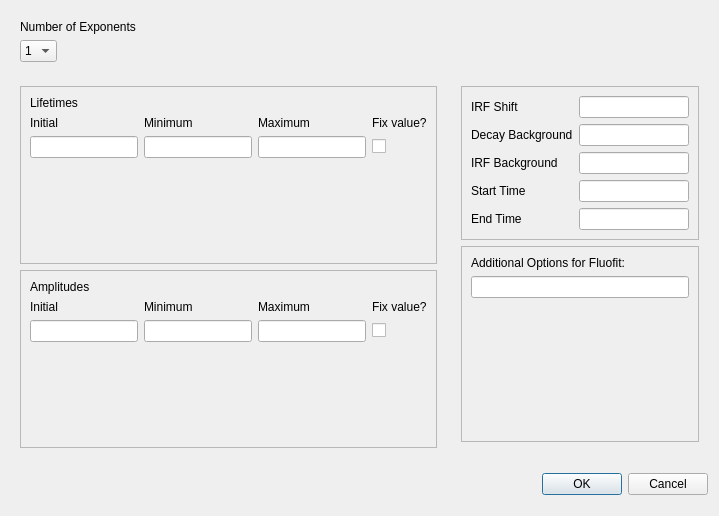
<?xml version="1.0" encoding="UTF-8"?>
<ui version="4.0">
 <class>Dialog</class>
 <widget class="QDialog" name="Dialog">
  <property name="geometry">
   <rect>
    <x>0</x>
    <y>0</y>
    <width>719</width>
    <height>516</height>
   </rect>
  </property>
  <property name="windowTitle">
   <string>Dialog</string>
  </property>
  <layout class="QGridLayout" name="gridLayout_7">
   <item row="1" column="0" rowspan="2" colspan="2">
    <widget class="QFrame" name="frame_4">
     <property name="frameShape">
      <enum>QFrame::NoFrame</enum>
     </property>
     <property name="frameShadow">
      <enum>QFrame::Raised</enum>
     </property>
     <layout class="QVBoxLayout" name="verticalLayout_2">
      <item>
       <widget class="QStackedWidget" name="stackedWidget">
        <property name="frameShape">
         <enum>QFrame::StyledPanel</enum>
        </property>
        <property name="lineWidth">
         <number>1</number>
        </property>
        <property name="midLineWidth">
         <number>1</number>
        </property>
        <property name="currentIndex">
         <number>0</number>
        </property>
        <widget class="QWidget" name="page">
         <layout class="QGridLayout" name="gridLayout">
          <item row="1" column="0">
           <widget class="QLabel" name="label_3">
            <property name="text">
             <string>Initial</string>
            </property>
           </widget>
          </item>
          <item row="0" column="0">
           <widget class="QLabel" name="label_2">
            <property name="text">
             <string>Lifetimes</string>
            </property>
           </widget>
          </item>
          <item row="3" column="1">
           <spacer name="verticalSpacer_2">
            <property name="orientation">
             <enum>Qt::Vertical</enum>
            </property>
            <property name="sizeHint" stdset="0">
             <size>
              <width>20</width>
              <height>40</height>
             </size>
            </property>
           </spacer>
          </item>
          <item row="1" column="1">
           <widget class="QLabel" name="label_4">
            <property name="text">
             <string>Minimum</string>
            </property>
           </widget>
          </item>
          <item row="2" column="1">
           <widget class="QLineEdit" name="lineEdit_2"/>
          </item>
          <item row="1" column="3">
           <widget class="QLabel" name="label_6">
            <property name="text">
             <string>Fix value?</string>
            </property>
           </widget>
          </item>
          <item row="2" column="0">
           <widget class="QLineEdit" name="lineEdit"/>
          </item>
          <item row="2" column="2">
           <widget class="QLineEdit" name="lineEdit_3"/>
          </item>
          <item row="1" column="2">
           <widget class="QLabel" name="label_5">
            <property name="text">
             <string>Maximum</string>
            </property>
           </widget>
          </item>
          <item row="2" column="3">
           <widget class="QCheckBox" name="checkBox">
            <property name="text">
             <string/>
            </property>
           </widget>
          </item>
         </layout>
        </widget>
        <widget class="QWidget" name="page_2">
         <layout class="QGridLayout" name="gridLayout_3">
          <item row="3" column="4">
           <widget class="QLineEdit" name="lineEdit_9"/>
          </item>
          <item row="3" column="5">
           <widget class="QCheckBox" name="checkBox_3">
            <property name="text">
             <string/>
            </property>
           </widget>
          </item>
          <item row="2" column="5">
           <widget class="QCheckBox" name="checkBox_2">
            <property name="text">
             <string/>
            </property>
           </widget>
          </item>
          <item row="2" column="1">
           <widget class="QLineEdit" name="lineEdit_5"/>
          </item>
          <item row="3" column="1">
           <widget class="QLineEdit" name="lineEdit_8"/>
          </item>
          <item row="1" column="5">
           <widget class="QLabel" name="label_10">
            <property name="text">
             <string>Fix value?</string>
            </property>
           </widget>
          </item>
          <item row="1" column="0">
           <widget class="QLabel" name="label_9">
            <property name="text">
             <string>Initial</string>
            </property>
           </widget>
          </item>
          <item row="3" column="0">
           <widget class="QLineEdit" name="lineEdit_7"/>
          </item>
          <item row="1" column="4">
           <widget class="QLabel" name="label_8">
            <property name="text">
             <string>Maximum</string>
            </property>
           </widget>
          </item>
          <item row="0" column="0">
           <widget class="QLabel" name="label_11">
            <property name="text">
             <string>Lifetimes</string>
            </property>
           </widget>
          </item>
          <item row="2" column="0">
           <widget class="QLineEdit" name="lineEdit_4"/>
          </item>
          <item row="2" column="4">
           <widget class="QLineEdit" name="lineEdit_6"/>
          </item>
          <item row="1" column="1">
           <widget class="QLabel" name="label_7">
            <property name="text">
             <string>Minimum</string>
            </property>
           </widget>
          </item>
          <item row="4" column="1">
           <spacer name="verticalSpacer_5">
            <property name="orientation">
             <enum>Qt::Vertical</enum>
            </property>
            <property name="sizeHint" stdset="0">
             <size>
              <width>20</width>
              <height>40</height>
             </size>
            </property>
           </spacer>
          </item>
         </layout>
        </widget>
        <widget class="QWidget" name="page_3">
         <layout class="QGridLayout" name="gridLayout_4">
          <item row="3" column="1">
           <widget class="QLineEdit" name="lineEdit_11"/>
          </item>
          <item row="3" column="3">
           <widget class="QCheckBox" name="checkBox_4">
            <property name="text">
             <string/>
            </property>
           </widget>
          </item>
          <item row="4" column="3">
           <widget class="QCheckBox" name="checkBox_6">
            <property name="text">
             <string/>
            </property>
           </widget>
          </item>
          <item row="1" column="3">
           <widget class="QLabel" name="label_15">
            <property name="text">
             <string>Fix value?</string>
            </property>
           </widget>
          </item>
          <item row="4" column="0">
           <widget class="QLineEdit" name="lineEdit_16"/>
          </item>
          <item row="4" column="1">
           <widget class="QLineEdit" name="lineEdit_17"/>
          </item>
          <item row="1" column="2">
           <widget class="QLabel" name="label_13">
            <property name="text">
             <string>Maximum</string>
            </property>
           </widget>
          </item>
          <item row="0" column="0">
           <widget class="QLabel" name="label_16">
            <property name="text">
             <string>Lifetimes</string>
            </property>
           </widget>
          </item>
          <item row="2" column="1">
           <widget class="QLineEdit" name="lineEdit_12"/>
          </item>
          <item row="2" column="3">
           <widget class="QCheckBox" name="checkBox_5">
            <property name="text">
             <string/>
            </property>
           </widget>
          </item>
          <item row="1" column="1">
           <widget class="QLabel" name="label_12">
            <property name="text">
             <string>Minimum</string>
            </property>
           </widget>
          </item>
          <item row="2" column="2">
           <widget class="QLineEdit" name="lineEdit_10"/>
          </item>
          <item row="4" column="2">
           <widget class="QLineEdit" name="lineEdit_18"/>
          </item>
          <item row="1" column="0">
           <widget class="QLabel" name="label_14">
            <property name="text">
             <string>Initial</string>
            </property>
           </widget>
          </item>
          <item row="3" column="2">
           <widget class="QLineEdit" name="lineEdit_14"/>
          </item>
          <item row="2" column="0">
           <widget class="QLineEdit" name="lineEdit_13"/>
          </item>
          <item row="3" column="0">
           <widget class="QLineEdit" name="lineEdit_15"/>
          </item>
          <item row="5" column="2">
           <spacer name="verticalSpacer_6">
            <property name="orientation">
             <enum>Qt::Vertical</enum>
            </property>
            <property name="sizeHint" stdset="0">
             <size>
              <width>20</width>
              <height>40</height>
             </size>
            </property>
           </spacer>
          </item>
         </layout>
        </widget>
       </widget>
      </item>
      <item>
       <widget class="QStackedWidget" name="stackedWidget_2">
        <property name="frameShape">
         <enum>QFrame::StyledPanel</enum>
        </property>
        <property name="currentIndex">
         <number>0</number>
        </property>
        <widget class="QWidget" name="page_4">
         <layout class="QGridLayout" name="gridLayout_2">
          <item row="2" column="1">
           <widget class="QLineEdit" name="lineEdit_20"/>
          </item>
          <item row="2" column="3">
           <widget class="QCheckBox" name="checkBox_7">
            <property name="text">
             <string/>
            </property>
           </widget>
          </item>
          <item row="1" column="3">
           <widget class="QLabel" name="label_20">
            <property name="text">
             <string>Fix value?</string>
            </property>
           </widget>
          </item>
          <item row="0" column="0">
           <widget class="QLabel" name="label_18">
            <property name="text">
             <string>Amplitudes</string>
            </property>
           </widget>
          </item>
          <item row="2" column="0">
           <widget class="QLineEdit" name="lineEdit_19"/>
          </item>
          <item row="1" column="2">
           <widget class="QLabel" name="label_21">
            <property name="text">
             <string>Maximum</string>
            </property>
           </widget>
          </item>
          <item row="1" column="0">
           <widget class="QLabel" name="label_17">
            <property name="text">
             <string>Initial</string>
            </property>
           </widget>
          </item>
          <item row="2" column="2">
           <widget class="QLineEdit" name="lineEdit_21"/>
          </item>
          <item row="1" column="1">
           <widget class="QLabel" name="label_19">
            <property name="text">
             <string>Minimum</string>
            </property>
           </widget>
          </item>
          <item row="3" column="1">
           <spacer name="verticalSpacer_3">
            <property name="orientation">
             <enum>Qt::Vertical</enum>
            </property>
            <property name="sizeHint" stdset="0">
             <size>
              <width>20</width>
              <height>40</height>
             </size>
            </property>
           </spacer>
          </item>
         </layout>
        </widget>
        <widget class="QWidget" name="page_5">
         <layout class="QGridLayout" name="gridLayout_5">
          <item row="1" column="5">
           <widget class="QLabel" name="label_22">
            <property name="text">
             <string>Fix value?</string>
            </property>
           </widget>
          </item>
          <item row="3" column="0">
           <widget class="QLineEdit" name="lineEdit_25"/>
          </item>
          <item row="1" column="4">
           <widget class="QLabel" name="label_24">
            <property name="text">
             <string>Maximum</string>
            </property>
           </widget>
          </item>
          <item row="0" column="0">
           <widget class="QLabel" name="label_25">
            <property name="text">
             <string>Amplitudes</string>
            </property>
           </widget>
          </item>
          <item row="3" column="5">
           <widget class="QCheckBox" name="checkBox_8">
            <property name="text">
             <string/>
            </property>
           </widget>
          </item>
          <item row="2" column="4">
           <widget class="QLineEdit" name="lineEdit_27"/>
          </item>
          <item row="2" column="0">
           <widget class="QLineEdit" name="lineEdit_26"/>
          </item>
          <item row="3" column="4">
           <widget class="QLineEdit" name="lineEdit_22"/>
          </item>
          <item row="3" column="1">
           <widget class="QLineEdit" name="lineEdit_24"/>
          </item>
          <item row="1" column="1">
           <widget class="QLabel" name="label_26">
            <property name="text">
             <string>Minimum</string>
            </property>
           </widget>
          </item>
          <item row="2" column="5">
           <widget class="QCheckBox" name="checkBox_9">
            <property name="text">
             <string/>
            </property>
           </widget>
          </item>
          <item row="2" column="1">
           <widget class="QLineEdit" name="lineEdit_23"/>
          </item>
          <item row="1" column="0">
           <widget class="QLabel" name="label_23">
            <property name="text">
             <string>Initial</string>
            </property>
           </widget>
          </item>
          <item row="4" column="1">
           <spacer name="verticalSpacer_4">
            <property name="orientation">
             <enum>Qt::Vertical</enum>
            </property>
            <property name="sizeHint" stdset="0">
             <size>
              <width>20</width>
              <height>40</height>
             </size>
            </property>
           </spacer>
          </item>
         </layout>
        </widget>
        <widget class="QWidget" name="page_6">
         <layout class="QGridLayout" name="gridLayout_6">
          <item row="3" column="0">
           <widget class="QLineEdit" name="lineEdit_29"/>
          </item>
          <item row="1" column="0">
           <widget class="QLabel" name="label_28">
            <property name="text">
             <string>Initial</string>
            </property>
           </widget>
          </item>
          <item row="1" column="1">
           <widget class="QLabel" name="label_29">
            <property name="text">
             <string>Minimum</string>
            </property>
           </widget>
          </item>
          <item row="3" column="2">
           <widget class="QLineEdit" name="lineEdit_33"/>
          </item>
          <item row="4" column="0">
           <widget class="QLineEdit" name="lineEdit_34"/>
          </item>
          <item row="2" column="2">
           <widget class="QLineEdit" name="lineEdit_32"/>
          </item>
          <item row="1" column="3">
           <widget class="QLabel" name="label_31">
            <property name="text">
             <string>Fix value?</string>
            </property>
           </widget>
          </item>
          <item row="4" column="2">
           <widget class="QLineEdit" name="lineEdit_36"/>
          </item>
          <item row="3" column="1">
           <widget class="QLineEdit" name="lineEdit_31"/>
          </item>
          <item row="4" column="1">
           <widget class="QLineEdit" name="lineEdit_35"/>
          </item>
          <item row="2" column="3">
           <widget class="QCheckBox" name="checkBox_10">
            <property name="text">
             <string/>
            </property>
           </widget>
          </item>
          <item row="3" column="3">
           <widget class="QCheckBox" name="checkBox_11">
            <property name="text">
             <string/>
            </property>
           </widget>
          </item>
          <item row="2" column="0">
           <widget class="QLineEdit" name="lineEdit_28"/>
          </item>
          <item row="4" column="3">
           <widget class="QCheckBox" name="checkBox_12">
            <property name="text">
             <string/>
            </property>
           </widget>
          </item>
          <item row="0" column="0">
           <widget class="QLabel" name="label_27">
            <property name="text">
             <string>Amplitudes</string>
            </property>
           </widget>
          </item>
          <item row="1" column="2">
           <widget class="QLabel" name="label_30">
            <property name="text">
             <string>Maximum</string>
            </property>
           </widget>
          </item>
          <item row="2" column="1">
           <widget class="QLineEdit" name="lineEdit_30"/>
          </item>
          <item row="5" column="1">
           <spacer name="verticalSpacer_7">
            <property name="orientation">
             <enum>Qt::Vertical</enum>
            </property>
            <property name="sizeHint" stdset="0">
             <size>
              <width>20</width>
              <height>40</height>
             </size>
            </property>
           </spacer>
          </item>
         </layout>
        </widget>
       </widget>
      </item>
     </layout>
    </widget>
   </item>
   <item row="3" column="2">
    <widget class="QDialogButtonBox" name="buttonBox">
     <property name="orientation">
      <enum>Qt::Horizontal</enum>
     </property>
     <property name="standardButtons">
      <set>QDialogButtonBox::Cancel|QDialogButtonBox::Ok</set>
     </property>
    </widget>
   </item>
   <item row="3" column="0">
    <spacer name="verticalSpacer_8">
     <property name="orientation">
      <enum>Qt::Vertical</enum>
     </property>
     <property name="sizeHint" stdset="0">
      <size>
       <width>20</width>
       <height>40</height>
      </size>
     </property>
    </spacer>
   </item>
   <item row="0" column="0">
    <widget class="QFrame" name="frame_3">
     <property name="frameShape">
      <enum>QFrame::NoFrame</enum>
     </property>
     <property name="frameShadow">
      <enum>QFrame::Raised</enum>
     </property>
     <property name="lineWidth">
      <number>0</number>
     </property>
     <layout class="QFormLayout" name="formLayout_2">
      <item row="0" column="0">
       <widget class="QLabel" name="label">
        <property name="text">
         <string>Number of Exponents</string>
        </property>
       </widget>
      </item>
      <item row="1" column="0">
       <widget class="QComboBox" name="comboBox">
        <item>
         <property name="text">
          <string>1</string>
         </property>
        </item>
        <item>
         <property name="text">
          <string>2</string>
         </property>
        </item>
        <item>
         <property name="text">
          <string>3</string>
         </property>
        </item>
       </widget>
      </item>
     </layout>
    </widget>
   </item>
   <item row="1" column="2">
    <widget class="QFrame" name="frame_5">
     <property name="frameShape">
      <enum>QFrame::NoFrame</enum>
     </property>
     <property name="frameShadow">
      <enum>QFrame::Raised</enum>
     </property>
     <layout class="QVBoxLayout" name="verticalLayout_3">
      <item>
       <widget class="QFrame" name="frame">
        <property name="frameShape">
         <enum>QFrame::StyledPanel</enum>
        </property>
        <property name="frameShadow">
         <enum>QFrame::Raised</enum>
        </property>
        <layout class="QFormLayout" name="formLayout">
         <item row="0" column="0">
          <widget class="QLabel" name="label_32">
           <property name="text">
            <string>IRF Shift</string>
           </property>
          </widget>
         </item>
         <item row="0" column="1">
          <widget class="QLineEdit" name="lineEdit_37"/>
         </item>
         <item row="1" column="0">
          <widget class="QLabel" name="label_33">
           <property name="text">
            <string>Decay Background</string>
           </property>
          </widget>
         </item>
         <item row="1" column="1">
          <widget class="QLineEdit" name="lineEdit_38"/>
         </item>
         <item row="2" column="0">
          <widget class="QLabel" name="label_34">
           <property name="text">
            <string>IRF Background</string>
           </property>
          </widget>
         </item>
         <item row="2" column="1">
          <widget class="QLineEdit" name="lineEdit_39"/>
         </item>
         <item row="3" column="0">
          <widget class="QLabel" name="label_35">
           <property name="text">
            <string>Start Time</string>
           </property>
          </widget>
         </item>
         <item row="3" column="1">
          <widget class="QLineEdit" name="lineEdit_40"/>
         </item>
         <item row="4" column="0">
          <widget class="QLabel" name="label_36">
           <property name="text">
            <string>End Time</string>
           </property>
          </widget>
         </item>
         <item row="4" column="1">
          <widget class="QLineEdit" name="lineEdit_41"/>
         </item>
        </layout>
       </widget>
      </item>
      <item>
       <widget class="QFrame" name="frame_2">
        <property name="frameShape">
         <enum>QFrame::StyledPanel</enum>
        </property>
        <property name="frameShadow">
         <enum>QFrame::Raised</enum>
        </property>
        <layout class="QVBoxLayout" name="verticalLayout">
         <item>
          <widget class="QLabel" name="label_37">
           <property name="text">
            <string>Additional Options for Fluofit:</string>
           </property>
          </widget>
         </item>
         <item>
          <widget class="QLineEdit" name="lineEdit_42"/>
         </item>
         <item>
          <spacer name="verticalSpacer">
           <property name="orientation">
            <enum>Qt::Vertical</enum>
           </property>
           <property name="sizeHint" stdset="0">
            <size>
             <width>20</width>
             <height>40</height>
            </size>
           </property>
          </spacer>
         </item>
        </layout>
       </widget>
      </item>
     </layout>
    </widget>
   </item>
  </layout>
 </widget>
 <resources/>
 <connections>
  <connection>
   <sender>buttonBox</sender>
   <signal>accepted()</signal>
   <receiver>Dialog</receiver>
   <slot>accept()</slot>
   <hints>
    <hint type="sourcelabel">
     <x>325</x>
     <y>44</y>
    </hint>
    <hint type="destinationlabel">
     <x>157</x>
     <y>274</y>
    </hint>
   </hints>
  </connection>
  <connection>
   <sender>buttonBox</sender>
   <signal>rejected()</signal>
   <receiver>Dialog</receiver>
   <slot>reject()</slot>
   <hints>
    <hint type="sourcelabel">
     <x>325</x>
     <y>50</y>
    </hint>
    <hint type="destinationlabel">
     <x>286</x>
     <y>274</y>
    </hint>
   </hints>
  </connection>
  <connection>
   <sender>comboBox</sender>
   <signal>activated(int)</signal>
   <receiver>stackedWidget</receiver>
   <slot>setCurrentIndex(int)</slot>
   <hints>
    <hint type="sourcelabel">
     <x>36</x>
     <y>46</y>
    </hint>
    <hint type="destinationlabel">
     <x>496</x>
     <y>78</y>
    </hint>
   </hints>
  </connection>
  <connection>
   <sender>comboBox</sender>
   <signal>activated(int)</signal>
   <receiver>stackedWidget_2</receiver>
   <slot>setCurrentIndex(int)</slot>
   <hints>
    <hint type="sourcelabel">
     <x>38</x>
     <y>35</y>
    </hint>
    <hint type="destinationlabel">
     <x>499</x>
     <y>264</y>
    </hint>
   </hints>
  </connection>
 </connections>
</ui>
